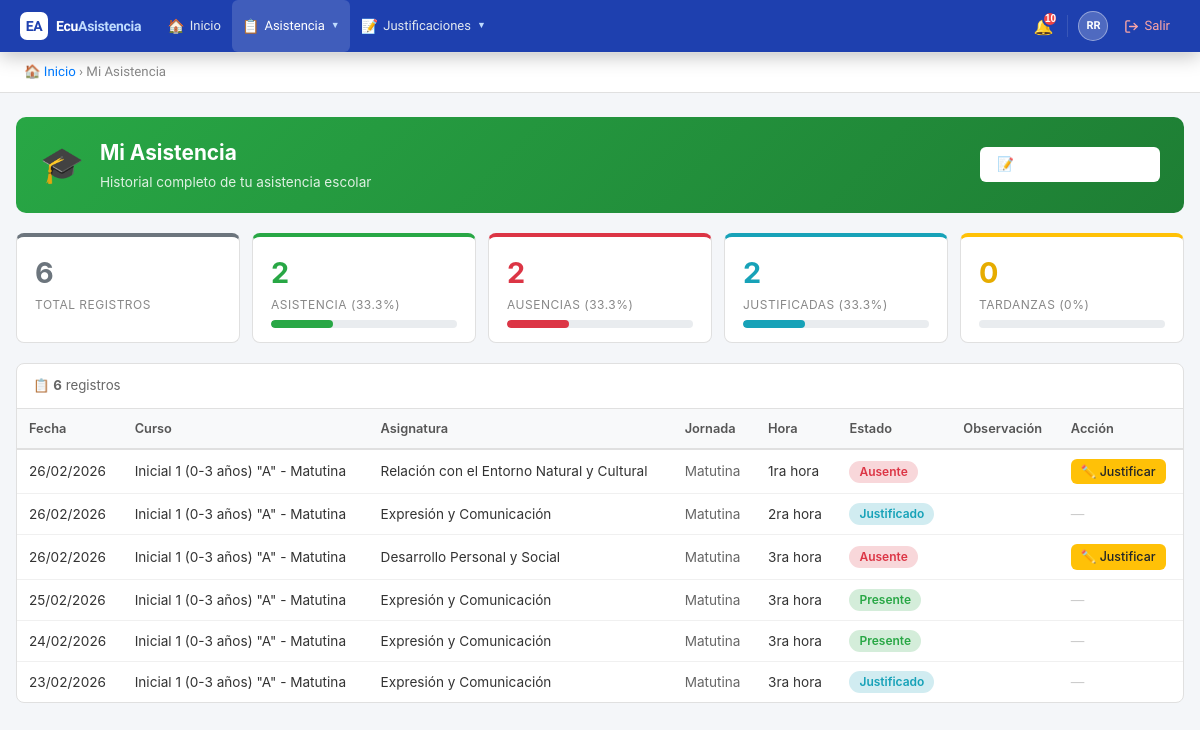
The page /public/?action=my_attendance (signed in) on the database as committed earlier.
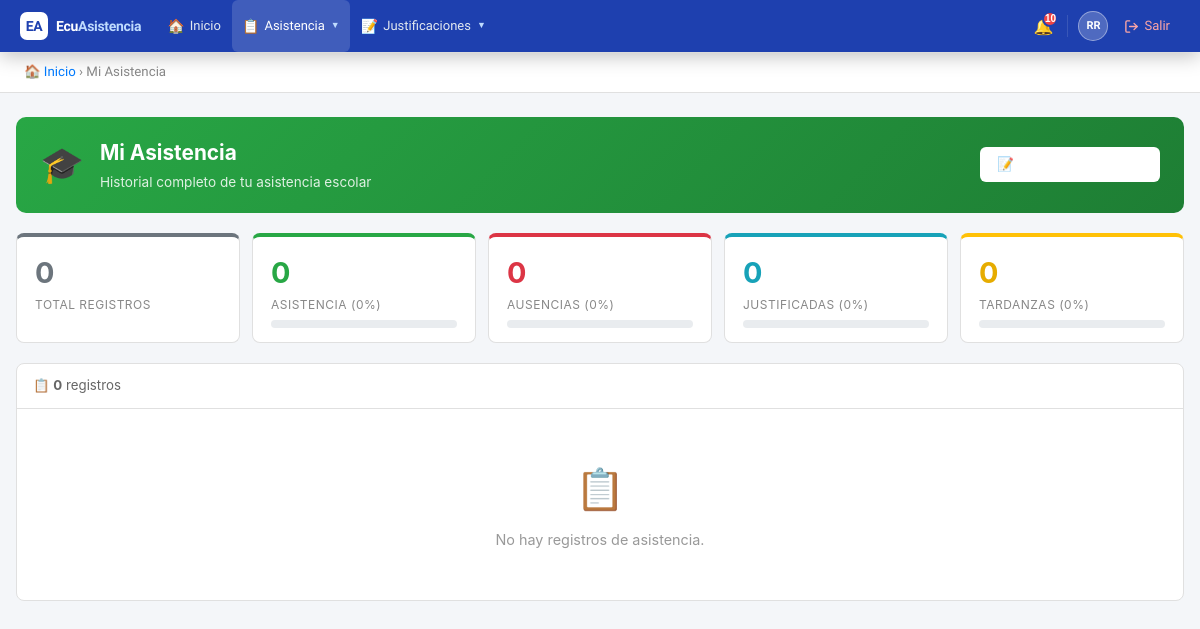
The same page on the database as committed later.
### tables this page shows
CREATE TABLE `attendances` (
  `id` int(11) NOT NULL AUTO_INCREMENT,
  `student_id` int(11) NOT NULL,
  `course_id` int(11) NOT NULL,
  `subject_id` int(11) NOT NULL,
  `teacher_id` int(11) NOT NULL,
  `school_year_id` int(11) NOT NULL,
  `shift_id` int(11) NOT NULL,
  `date` date NOT NULL,
  `hour_period` varchar(20) DEFAULT NULL,
  `status` enum('presente','ausente','tardanza','justificado') NOT NULL,
  `observation` text DEFAULT NULL,
  `created_at` timestamp NOT NULL DEFAULT current_timestamp(),
  `updated_at` timestamp NOT NULL DEFAULT current_timestamp() ON UPDATE current_timestamp(),
  PRIMARY KEY (`id`),
  KEY `course_id` (`course_id`),
  KEY `subject_id` (`subject_id`),
  KEY `teacher_id` (`teacher_id`),
  KEY `school_year_id` (`school_year_id`),
  KEY `shift_id` (`shift_id`),
  KEY `idx_date` (`date`),
  KEY `idx_student` (`student_id`),
  CONSTRAINT `attendances_ibfk_1` FOREIGN KEY (`student_id`) REFERENCES `users` (`id`),
  CONSTRAINT `attendances_ibfk_2` FOREIGN KEY (`course_id`) REFERENCES `courses` (`id`),
  CONSTRAINT `attendances_ibfk_3` FOREIGN KEY (`subject_id`) REFERENCES `subjects` (`id`),
  CONSTRAINT `attendances_ibfk_4` FOREIGN KEY (`teacher_id`) REFERENCES `users` (`id`),
  CONSTRAINT `attendances_ibfk_5` FOREIGN KEY (`school_year_id`) REFERENCES `school_years` (`id`),
  CONSTRAINT `attendances_ibfk_6` FOREIGN KEY (`shift_id`) REFERENCES `shifts` (`id`)
);

CREATE TABLE `courses` (
  `id` int(11) NOT NULL AUTO_INCREMENT,
  `institution_id` int(11) NOT NULL,
  `school_year_id` int(11) NOT NULL,
  `name` varchar(100) NOT NULL,
  `grade_level` varchar(50) DEFAULT NULL,
  `parallel` varchar(10) DEFAULT NULL,
  `shift_id` int(11) NOT NULL,
  `created_at` timestamp NOT NULL DEFAULT current_timestamp(),
  `updated_at` timestamp NOT NULL DEFAULT current_timestamp() ON UPDATE current_timestamp(),
  PRIMARY KEY (`id`),
  KEY `institution_id` (`institution_id`),
  KEY `school_year_id` (`school_year_id`),
  KEY `shift_id` (`shift_id`),
  CONSTRAINT `courses_ibfk_1` FOREIGN KEY (`institution_id`) REFERENCES `institutions` (`id`),
  CONSTRAINT `courses_ibfk_2` FOREIGN KEY (`school_year_id`) REFERENCES `school_years` (`id`),
  CONSTRAINT `courses_ibfk_3` FOREIGN KEY (`shift_id`) REFERENCES `shifts` (`id`)
);

CREATE TABLE `subjects` (
  `id` int(11) NOT NULL AUTO_INCREMENT,
  `institution_id` int(11) NOT NULL,
  `name` varchar(100) NOT NULL,
  `code` varchar(20) DEFAULT NULL,
  `created_at` timestamp NOT NULL DEFAULT current_timestamp(),
  `updated_at` timestamp NOT NULL DEFAULT current_timestamp() ON UPDATE current_timestamp(),
  PRIMARY KEY (`id`),
  KEY `institution_id` (`institution_id`),
  CONSTRAINT `subjects_ibfk_1` FOREIGN KEY (`institution_id`) REFERENCES `institutions` (`id`)
);

CREATE TABLE `shifts` (
  `id` int(11) NOT NULL AUTO_INCREMENT,
  `name` varchar(50) NOT NULL,
  `created_at` timestamp NOT NULL DEFAULT current_timestamp(),
  PRIMARY KEY (`id`)
);

### controllers/AttendanceController.php (called while the page is built, shortened)
<?php
require_once BASE_PATH . '/models/Attendance.php';
class AttendanceController {
    private $attendanceModel;
    public function __construct() {
        $db = new Database();
        $this->attendanceModel   = new Attendance($db);
    }
    public function myAttendance() {
        $studentId   = $_SESSION['user_id'];
        $attendances = $this->attendanceModel->getByStudent($studentId);
        include BASE_PATH . '/views/attendance/my_attendance.php';
    }
}

### config/database.php (called while the page is built)
<?php
class Database {
    private $host = 'localhost';
    private $db = 'ecuasistencia2026_db';
    private $user = 'root';
    private $pass = '';
    private $charset = 'utf8mb4';
    private $pdo;
    public function connect() {
        if ($this->pdo === null) {
            $dsn = "mysql:host={$this->host};dbname={$this->db};charset={$this->charset}";
            $options = [
                PDO::ATTR_ERRMODE => PDO::ERRMODE_EXCEPTION,
                PDO::ATTR_DEFAULT_FETCH_MODE => PDO::FETCH_ASSOC,
                PDO::ATTR_EMULATE_PREPARES => false,
            ];
            try {
                $this->pdo = new PDO($dsn, $this->user, $this->pass, $options);
            } catch (PDOException $e) {
                die('Error de conexión: ' . $e->getMessage());
            }
        }
        return $this->pdo;
    }
}

### models/Attendance.php (called while the page is built, shortened)
<?php
class Attendance {
    private $db;
    public function __construct($database) {
        $this->db = $database->connect();
    }
    public function getByStudent($studentId) {
        $sql = "SELECT a.*, s.name as subject_name, c.name as course_name, sh.name as shift_name
                FROM attendances a
                INNER JOIN subjects s ON a.subject_id = s.id
                INNER JOIN courses c ON a.course_id = c.id
                INNER JOIN shifts sh ON a.shift_id = sh.id
                WHERE a.student_id = :student_id
                ORDER BY a.date DESC, a.hour_period
                LIMIT 100";
        $stmt = $this->db->prepare($sql);
        $stmt->execute([':student_id' => $studentId]);
        return $stmt->fetchAll();
    }
}

### views/attendance/my_attendance.php (the view, shortened to what the changed rows need)
<!DOCTYPE html>
<html lang="es">
<head>
</head>
<body>
<?php include BASE_PATH . '/views/partials/navbar.php'; ?>
<div class="breadcrumb">
    <a href="?action=dashboard">🏠 Inicio</a> &rsaquo;
    Mi Asistencia
</div>
<div class="container">
<?php
$total       = count($attendances);
$presente    = count(array_filter($attendances, fn($a) => $a['status'] === 'presente'));
$ausente     = count(array_filter($attendances, fn($a) => $a['status'] === 'ausente'));
$justificado = count(array_filter($attendances, fn($a) => $a['status'] === 'justificado'));
$tardanza    = count(array_filter($attendances, fn($a) => $a['status'] === 'tardanza'));
$pctAsist    = $total > 0 ? round(($presente / $total) * 100, 1) : 0;
$pct         = fn($v) => $total > 0 ? round($v / $total * 100, 1) : 0;
?>
    <div class="page-header green">
        <div class="ph-icon">🎓</div>
        <div>
            <h1>Mi Asistencia</h1>
            <p>Historial completo de tu asistencia escolar</p>
        </div>
        <div class="ph-actions">
            <a href="?action=my_justifications" class="btn btn-outline" style="color:#fff;border-color:rgba(255,255,255,0.5);">
                📝 Mis Justificaciones
            </a>
        </div>
    </div>
    <div style="display:flex;gap:12px;margin-bottom:20px;flex-wrap:wrap;">
        <div class="stat-card gray">
            <div class="number"><?= $total ?></div>
            <div class="label">Total Registros</div>
        </div>
        <div class="stat-card green">
            <div class="number"><?= $presente ?></div>
            <div class="label">Asistencia (<?= $pctAsist ?>%)</div>
            <div class="progress-bar"><div class="progress-fill" style="width:<?= $pctAsist ?>%;background:#28a745;"></div></div>
        </div>
        <div class="stat-card red">
            <div class="number"><?= $ausente ?></div>
            <div class="label">Ausencias (<?= $pct($ausente) ?>%)</div>
            <div class="progress-bar"><div class="progress-fill" style="width:<?= $pct($ausente) ?>%;background:#dc3545;"></div></div>
        </div>
        <div class="stat-card" style="border-top:4px solid #17a2b8;">
            <div class="number" style="color:#17a2b8;"><?= $justificado ?></div>
            <div class="label">Justificadas (<?= $pct($justificado) ?>%)</div>
            <div class="progress-bar"><div class="progress-fill" style="width:<?= $pct($justificado) ?>%;background:#17a2b8;"></div></div>
        </div>
        <div class="stat-card yellow">
            <div class="number"><?= $tardanza ?></div>
            <div class="label">Tardanzas (<?= $pct($tardanza) ?>%)</div>
            <div class="progress-bar"><div class="progress-fill" style="width:<?= $pct($tardanza) ?>%;background:#ffc107;"></div></div>
        </div>
    </div>
    <div class="table-wrap">
        <div class="table-info">
            <span>📋 <strong><?= $total ?></strong> registros</span>
        </div>
        <?php if(empty($attendances)): ?>
        <div class="empty-state">
            <div class="icon">📋</div>
            <p>No hay registros de asistencia.</p>
        </div>
        <?php else: ?>
        <table>
            <thead>
                <tr>
                    <th>Fecha</th>
                    <th>Curso</th>
                    <th>Asignatura</th>
                    <th>Jornada</th>
                    <th>Hora</th>
                    <th>Estado</th>
                    <th>Observación</th>
                    <th>Acción</th>
                </tr>
            </thead>
            <tbody>
                <?php foreach($attendances as $att):
                    $badgeClass = match($att['status']) {
                        'presente'    => 'badge-green',
                        'ausente'     => 'badge-red',
                        'tardanza'    => 'badge-yellow',
                        'justificado' => 'badge-teal',
                        default       => 'badge-gray'
                    };
                    $label = match($att['status']) {
                        'presente'    => 'Presente',
                        'ausente'     => 'Ausente',
                        'tardanza'    => 'Tardanza',
                        'justificado' => 'Justificado',
                        default       => ucfirst($att['status'])
                    };
                ?>
                <tr>
                    <td><?= date('d/m/Y', strtotime($att['date'])) ?></td>
                    <td><?= htmlspecialchars($att['course_name']) ?></td>
                    <td><?= htmlspecialchars($att['subject_name']) ?></td>
                    <td style="color:#666;"><?= ucfirst($att['shift_name']) ?></td>
                    <td style="white-space:nowrap;"><?= htmlspecialchars($att['hour_period']) ?></td>
                    <td><span class="badge <?= $badgeClass ?>"><?= $label ?></span></td>
                    <td style="color:#888;font-size:0.82rem;"><?= htmlspecialchars($att['observation'] ?? '—') ?></td>
                    <td>
                        <?php if($att['status'] === 'ausente'): ?>
                            <a href="?action=submit_justification&attendance_id=<?= $att['id'] ?>"
                               class="btn btn-warning btn-sm">✏️ Justificar</a>
                        <?php else: ?>
                            <span style="color:#ccc;">—</span>
                        <?php endif; ?>
                    </td>
                </tr>
                <?php endforeach; ?>
            </tbody>
        </table>
        <?php endif; ?>
    </div>
</div>
</body>
</html>

Rows that differ between the two databases and show on the page:
removed attendances: date "26/02/2026", course.name "Inicial 1 (0-3 años) \"A\" - Matutina", subject.name "Relación con el Entorno Natural y Cultural", shift.name "Matutina", hour_period "1ra hora", status "Ausente"
removed attendances: date "26/02/2026", course.name "Inicial 1 (0-3 años) \"A\" - Matutina", subject.name "Expresión y Comunicación", shift.name "Matutina", hour_period "2ra hora", status "Justificado"
removed attendances: date "26/02/2026", course.name "Inicial 1 (0-3 años) \"A\" - Matutina", subject.name "Desarrollo Personal y Social", shift.name "Matutina", hour_period "3ra hora", status "Ausente"
removed attendances: date "25/02/2026", course.name "Inicial 1 (0-3 años) \"A\" - Matutina", subject.name "Expresión y Comunicación", shift.name "Matutina", hour_period "3ra hora", status "Presente"
removed attendances: date "24/02/2026", course.name "Inicial 1 (0-3 años) \"A\" - Matutina", subject.name "Expresión y Comunicación", shift.name "Matutina", hour_period "3ra hora", status "Presente"
removed attendances: date "23/02/2026", course.name "Inicial 1 (0-3 años) \"A\" - Matutina", subject.name "Expresión y Comunicación", shift.name "Matutina", hour_period "3ra hora", status "Justificado"
Other text that changed with them:
$total: "6" → "0"
$presente: "2" → "0"
$pctAsist: "33.3" → "0"
$ausente: "2" → "0"
$pct($ausente): "33.3" → "0"
$justificado: "2" → "0"
$pct($justificado): "33.3" → "0"
text no longer shown: "Fecha Curso Asignatura Jornada Hora Estado Observación Acción"
text now shown: "📋 No hay registros de asistencia."
